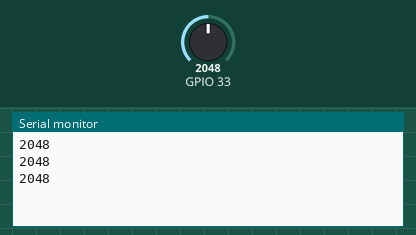
This sketch was run on a simulated ESP32. Shown: the last lines printed to the serial monitor. The test bench sets the inputs (shaded band); at power-on: GPIO 33 = 2048.

Above: at 1.5 s.
1.6 s: GPIO 33 set to 2866
At 2.7 s:
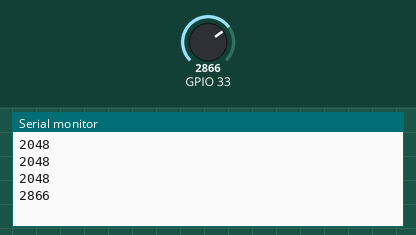
3.1 s: GPIO 33 set to 3603
At 4.1 s:
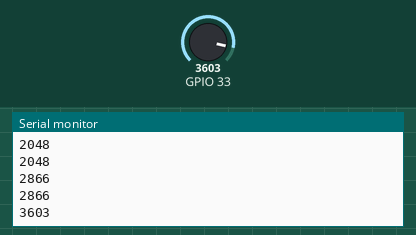
Timing chart, 0 to 6.1 s (numbered marks = the images above; inputs shaded):
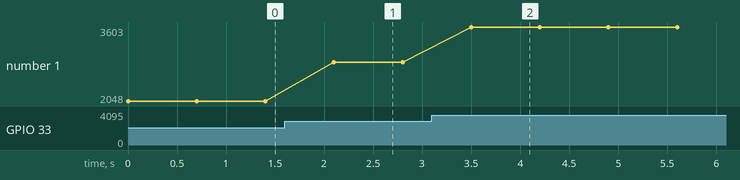

Measured:
- after the input at 1.6 s, the serial monitor: prints a new line after 0.50 s (image 1)
- after the input at 3.1 s, the serial monitor: prints a new line after 0.40 s (image 2)
- plotted number 1: 2048 → 2866 after the input at 1.6 s, 2866 → 3603 after the input at 3.1 s

The sketch:

test_Photodiode.ino
```cpp
void setup() {
  pinMode(33, INPUT);
  Serial.begin(115200);
}

void loop() {
  Serial.println(analogRead(33));
  delay(700);
}
```
